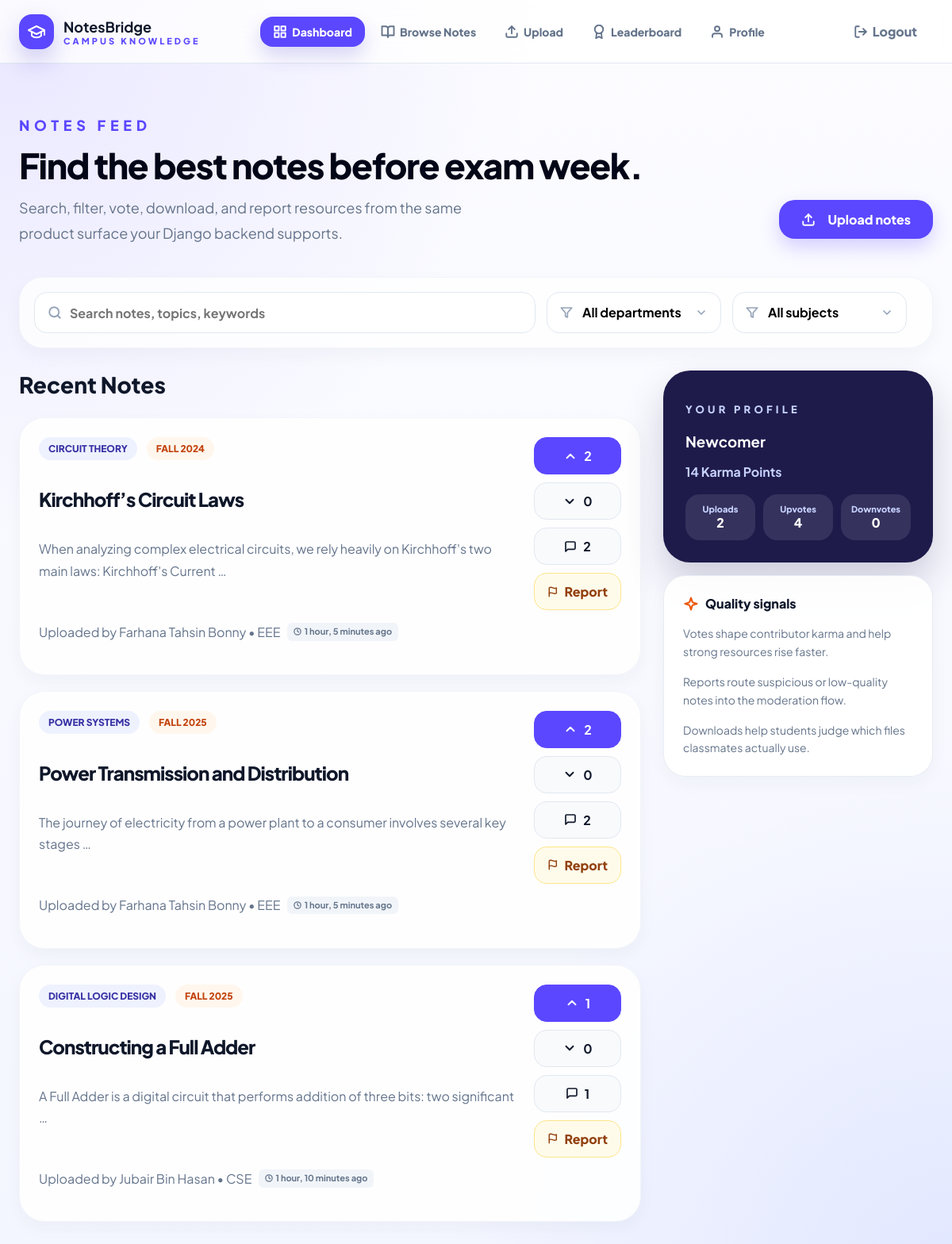
The app's page /dashboard/ (signed in) with its own data.
### notes/models.py (models this page shows, shortened)
class Note(models.Model):
    title = models.CharField(max_length=100)
    description = models.TextField()
    file = models.FileField(upload_to='notes/', blank=True, null=True)
    subject = models.ForeignKey(Subject, on_delete=models.CASCADE)
    uploader = models.ForeignKey(settings.AUTH_USER_MODEL, on_delete=models.CASCADE)
    professor = models.CharField(max_length=100)
    semester = models.CharField(max_length=50)
    downloads = models.PositiveIntegerField(default=0)
    is_flagged = models.BooleanField(default=False)
    is_hidden = models.BooleanField(default=False)
    is_deleted = models.BooleanField(default=False)
    report_count = models.PositiveIntegerField(default=0)
    created_at = models.DateTimeField(auto_now_add=True)

### departments/models.py (models this page shows, shortened)
class Subject(models.Model):
    name = models.CharField(max_length=100)
    code = models.CharField(max_length=20)
    department = models.ForeignKey(Department, on_delete=models.CASCADE)
    class Meta:
        unique_together = ('code', 'department')

class Department(models.Model):
    name = models.CharField(max_length=100, unique=True)
    code = models.CharField(max_length=10, unique=True)

### accounts/models.py (models this page shows)
class CustomUser(AbstractUser):
    email = models.EmailField(unique=True)
    department = models.ForeignKey(
        'departments.Department',
        on_delete=models.SET_NULL,
        null=True,
        blank=True
    )
    USERNAME_FIELD = "email"
    REQUIRED_FIELDS = ["username"]

### profiles/models.py (models this page shows, shortened)
class Profile(models.Model):
    user = models.OneToOneField(settings.AUTH_USER_MODEL,on_delete=models.CASCADE)
    karma = models.FloatField(default=0)
    tier = models.CharField(max_length=20,default="Newcomer")
    total_uploads = models.PositiveIntegerField(default=0)
    total_upvotes = models.PositiveIntegerField(default=0)
    total_downvotes = models.PositiveIntegerField(default=0)
    total_downloads = models.PositiveIntegerField(default=0)
    moderation_penalty = models.FloatField(default=0)

### profiles/views.py (the view)
# urls.py: path('dashboard/', dashboard_view, name='dashboard'),
@login_required
def dashboard_view(request):
    profile = request.user.profile
    notes = Note.objects.filter(is_hidden=False, is_deleted=False).annotate(
        upvotes=Count('vote', filter=Q(vote__vote_type=1)),
        downvotes=Count('vote', filter=Q(vote__vote_type=0)),
        comment_count=Count('comments')
    ).order_by('-created_at')
    query = request.GET.get('q')
    if query:
        notes = notes.filter(
            Q(title__icontains=query) |
            Q(description__icontains=query)
        )
    subject_id = request.GET.get('subject')
    if subject_id and subject_id != "":
        notes = notes.filter(subject_id=subject_id)
    department_id = request.GET.get('department')
    if department_id and department_id != "":
        notes = notes.filter(subject__department_id=department_id)
    subjects = Subject.objects.all()
    departments = Department.objects.all()
    user_votes = Vote.objects.filter(user=request.user)
    upvoted_note_ids = list(user_votes.filter(vote_type=1).values_list('note_id', flat=True))
    downvoted_note_ids = list(user_votes.filter(vote_type=0).values_list('note_id', flat=True))
    reported_note_ids = list(Report.objects.filter(user=request.user).values_list('note_id', flat=True))
    notes = notes[:3]
    context = {
        'profile': profile,
        'notes': notes,
        'subjects': subjects,
        'departments': departments,
        'upvoted_note_ids': upvoted_note_ids,
        'downvoted_note_ids': downvoted_note_ids,
        'reported_note_ids': reported_note_ids,
    }
    return render(request, 'dashboard.html', context)

### templates/dashboard.html (shortened to what this page needs)
{% extends 'base.html' %}
{% load static %}
{% block nav_dashboard %}active{% endblock %}
{% block content %}
<main class="page-section">
    <div class="container">
        <section class="page-title" style="display: flex; justify-content: space-between; align-items: flex-end; flex-wrap: wrap; gap: 24px; margin-bottom: 40px;">
            <div style="flex: 1; min-width: 300px;">
                <p class="eyebrow" style="color: var(--indigo); margin-bottom: 12px;">Notes Feed</p>
                <h1 style="margin: 0 0 16px 0; font-size: 44px; font-weight: 800; letter-spacing: -0.03em;">Find the best notes before exam week.</h1>
                <p class="lead" style="margin: 0; color: var(--muted); font-size: 18px; max-width: 580px;">
                    Search, filter, vote, download, and report resources from the same product surface your Django backend supports.
                </p>
            </div>
            <div style="margin-bottom: 8px;">
                <a href="{% url 'upload' %}" class="btn btn-primary" style="background: var(--indigo); border-radius: 20px; padding: 14px 28px; box-shadow: 0 10px 25px rgba(91, 71, 255, 0.25); border: none;">
                    Upload notes
                </a>
            </div>
        </section>
        <form method="GET" action="{% url 'dashboard' %}" class="filter-panel" aria-label="Search and filters">
            <input type="search" name="q" value="{{ request.GET.q|default:'' }}" placeholder="Search notes, topics, keywords">
            <select name="department" onchange="this.form.submit()">
                <option value="">All departments</option>
            </select>
            <select name="subject" onchange="this.form.submit()">
                <option value="">All subjects</option>
            </select>
        </form>
        <div class="dashboard-grid">
            <div class="feed-column">
                <h2 style="font-size: 28px; font-weight: 800; color: var(--slate); margin: 0 0 24px 0;">Recent Notes</h2>
                <div class="note-grid" style="grid-template-columns: 1fr;">
                    {% for note in notes %}
                    <article class="note-card">
                        <div class="note-card-main">
                            <div class="stack">
                                <div class="pill-row">
                                    <span class="tag tag-indigo">{{ note.subject.name }}</span>
                                    <span class="tag tag-orange">{{ note.semester }}</span>
                                </div>
                                <a href="{% url 'note_detail' note.id %}" class="note-title">{{ note.title }}</a>
                                <p class="note-description">{{ note.description|truncatewords:15 }}</p>
                                <p class="note-meta" style="display: flex; align-items: center; gap: 8px; flex-wrap: wrap;">
                                    <span>Uploaded by {{ note.uploader.first_name }} {{ note.uploader.last_name }} • {{ note.subject.department.code }}</span>
                                    <span style="display: inline-flex; align-items: center; gap: 4px; background: #f1f5f9; padding: 2px 8px; border-radius: 6px; font-size: 11px; font-weight: 700; color: #64748b;">
                                        <svg width="10" height="10" viewBox="0 0 24 24" fill="none" stroke="currentColor" stroke-width="3" stroke-linecap="round" stroke-linejoin="round"><circle cx="12" cy="12" r="10"></circle><polyline points="12 6 12 12 16 14"></polyline></svg>
                                        {{ note.created_at|timesince }} ago
                                    </span>
                                </p>
                            </div>
                            <div class="note-actions">
                                <a href="{% url 'vote_note' note.id 1 %}" class="action-pill vote-button {% if note.id in upvoted_note_ids %}active{% endif %}" title="Upvote">
                                    <svg width="18" height="18" viewBox="0 0 24 24" fill="none" stroke="currentColor" stroke-width="2.5" stroke-linecap="round" stroke-linejoin="round"><polyline points="18 15 12 9 6 15"></polyline></svg>
                                    <strong>{{ note.upvotes }}</strong>
                                </a>
                                <a href="{% url 'vote_note' note.id 0 %}" class="action-pill vote-button down {% if note.id in downvoted_note_ids %}active{% endif %}" title="Downvote">
                                    <svg width="18" height="18" viewBox="0 0 24 24" fill="none" stroke="currentColor" stroke-width="2.5" stroke-linecap="round" stroke-linejoin="round"><polyline points="6 9 12 15 18 9"></polyline></svg>
                                    <strong>{{ note.downvotes }}</strong>
                                </a>
                                <a href="{% url 'note_detail' note.id %}" class="action-pill" title="Comments">
                                    <svg width="16" height="16" viewBox="0 0 24 24" fill="none" stroke="currentColor" stroke-width="2.5" stroke-linecap="round" stroke-linejoin="round"><path d="M21 15a2 2 0 0 1-2 2H7l-4 4V5a2 2 0 0 1 2-2h14a2 2 0 0 1 2 2z"></path></svg>
                                    <strong>{{ note.comment_count }}</strong>
                                </a>
                                {% if note.id in reported_note_ids %}
                                <span class="report-link" style="opacity: 0.5; cursor: not-allowed; color: var(--muted);" title="You have already reported this note">
                                    <svg width="14" height="14" viewBox="0 0 24 24" fill="none" stroke="currentColor" stroke-width="2.5" stroke-linecap="round" stroke-linejoin="round"><path d="M4 15s1-1 4-1 5 2 8 2 4-1 4-1V3s-1 1-4 1-5-2-8-2-4 1-4 1z"></path><line x1="4" y1="22" x2="4" y2="15"></line></svg>
                                    Reported
                                </span>
                                {% else %}
                                <a href="{% url 'report_note' note.id %}" class="report-link" title="Report">
                                    <svg width="14" height="14" viewBox="0 0 24 24" fill="none" stroke="currentColor" stroke-width="2.5" stroke-linecap="round" stroke-linejoin="round"><path d="M4 15s1-1 4-1 5 2 8 2 4-1 4-1V3s-1 1-4 1-5-2-8-2-4 1-4 1z"></path><line x1="4" y1="22" x2="4" y2="15"></line></svg>
                                    Report
                                </a>
                                {% endif %}
                            </div>
                        </div>
                    </article>
                    {% endfor %}
                </div>
            </div>
            <aside class="sidebar-column">
                <section class="profile-card">
                    <p class="eyebrow light">Your Profile</p>
                    <h3 style="margin: 8px 0;">{{ profile.tier }}</h3>
                    <p style="color: #c7d2fe; font-weight: 700;">{{ profile.karma|floatformat:0 }} Karma Points</p>
                    <div class="mini-row">
                        <span>
                            <small>Uploads</small>
                            {{ profile.total_uploads }}
                        </span>
                        <span>
                            <small>Upvotes</small>
                            {{ profile.total_upvotes }}
                        </span>
                        <span>
                            <small>Downvotes</small>
                            {{ profile.total_downvotes }}
                        </span>
                    </div>
                </section>
                <section class="stat-card" style="margin-top: 16px; padding: 24px;">
                    <div style="display: flex; align-items: center; gap: 8px; margin-bottom: 16px;">
                        <h3 style="margin: 0; font-size: 16px; font-weight: 800; color: var(--slate);">Quality signals</h3>
                    </div>
                    <p style="color: var(--muted); font-size: 14px; line-height: 1.6; margin: 0 0 16px 0;">Votes shape contributor karma and help strong resources rise faster.</p>
                    <p style="color: var(--muted); font-size: 14px; line-height: 1.6; margin: 0 0 16px 0;">Reports route suspicious or low-quality notes into the moderation flow.</p>
                    <p style="color: var(--muted); font-size: 14px; line-height: 1.6; margin: 0;">Downloads help students judge which files classmates actually use.</p>
                </section>
            </aside>
        </div>
    </div>
</main>
{% endblock %}

### records on screen
Note: subject.name "CIRCUIT THEORY", semester "FALL 2024", title "Kirchhoff’s Circuit Laws", description "When analyzing complex electrical circuits, we rely heavily on Kirchhoff's two main laws: Kirchhoff's Current …", uploader.first_name "Farhana", uploader.last_name "Tahsin Bonny", subject.department.code "EEE", created_at "1 hour, 5 minutes", upvotes "2", downvotes "0", comment_count "2", shows "Report"
Note: subject.name "POWER SYSTEMS", semester "FALL 2025", title "Power Transmission and Distribution", description "The journey of electricity from a power plant to a consumer involves several key stages …", uploader.first_name "Farhana", uploader.last_name "Tahsin Bonny", subject.department.code "EEE", created_at "1 hour, 5 minutes", upvotes "2", downvotes "0", comment_count "2", shows "Report"
Note: subject.name "DIGITAL LOGIC DESIGN", semester "FALL 2025", title "Constructing a Full Adder", description "A Full Adder is a digital circuit that performs addition of three bits: two significant …", uploader.first_name "Jubair", uploader.last_name "Bin Hasan", subject.department.code "CSE", created_at "1 hour, 10 minutes", upvotes "1", downvotes "0", comment_count "1", shows "Report"
Profile: tier "Newcomer", karma "14", total_uploads "2", total_upvotes "4", total_downvotes "0"
